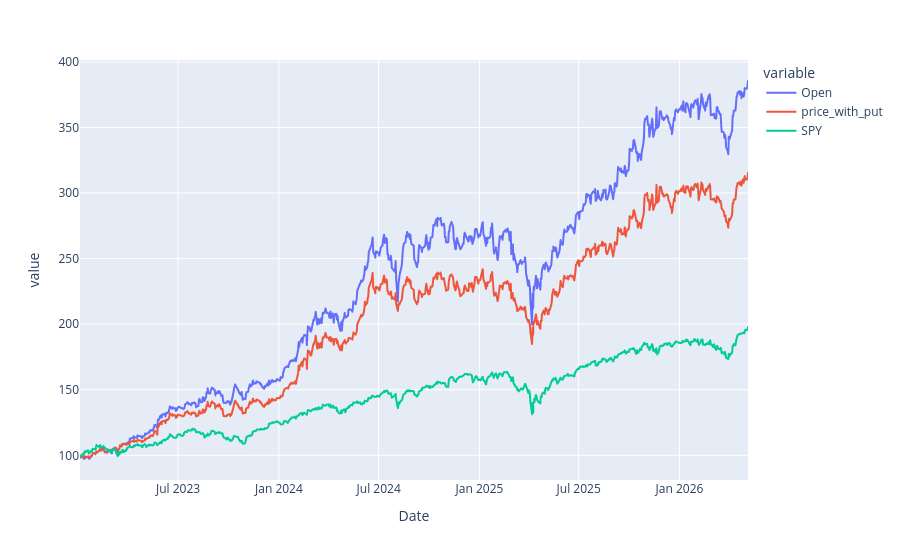

The cell this chart's notebook holds for it:
### Markdown cell above
### Adding comparison + normalizing returns

### Code cell
benchmark_ticker = 'SPY'

init_df[benchmark_ticker] = yf.Ticker(benchmark_ticker) \
                            .history(start = end, 
                                     end = end+relativedelta(months=3*(num_quarters+1))).Open

init_df /= init_df.iloc[0]/100

px.line(init_df)

### Figure 1 — Plotly figure (JSON) as saved in the notebook; plotly's stock layout.template omitted (floating-point values rounded to 4 significant figures; data arrays with more than 128 entries replaced by an {"elided": "..."} marker saying what was removed)
{"data": [{"hovertemplate": "variable=Open<br>Date=%{x}<br>value=%{y}<extra></extra>", "legendgroup": "Open", "line": {"color": "#636efa", "dash": "solid"}, "marker": {"symbol": "circle"}, "mode": "lines", "name": "Open", "showlegend": true, "type": "scattergl", "x": {"elided": "845 str values"}, "xaxis": "x", "y": {"elided": "845 float values"}, "yaxis": "y"}, {"hovertemplate": "variable=price_with_put<br>Date=%{x}<br>value=%{y}<extra></extra>", "legendgroup": "price_with_put", "line": {"color": "#EF553B", "dash": "solid"}, "marker": {"symbol": "circle"}, "mode": "lines", "name": "price_with_put", "showlegend": true, "type": "scattergl", "x": {"elided": "845 str values"}, "xaxis": "x", "y": {"elided": "845 float values"}, "yaxis": "y"}, {"hovertemplate": "variable=SPY<br>Date=%{x}<br>value=%{y}<extra></extra>", "legendgroup": "SPY", "line": {"color": "#00cc96", "dash": "solid"}, "marker": {"symbol": "circle"}, "mode": "lines", "name": "SPY", "showlegend": true, "type": "scattergl", "x": {"elided": "845 str values"}, "xaxis": "x", "y": {"elided": "845 float values"}, "yaxis": "y"}], "layout": {"legend": {"title": {"text": "variable"}, "tracegroupgap": 0}, "margin": {"t": 60}, "xaxis": {"anchor": "y", "domain": [0, 1], "title": {"text": "Date"}}, "yaxis": {"anchor": "x", "domain": [0, 1], "title": {"text": "value"}}}}
